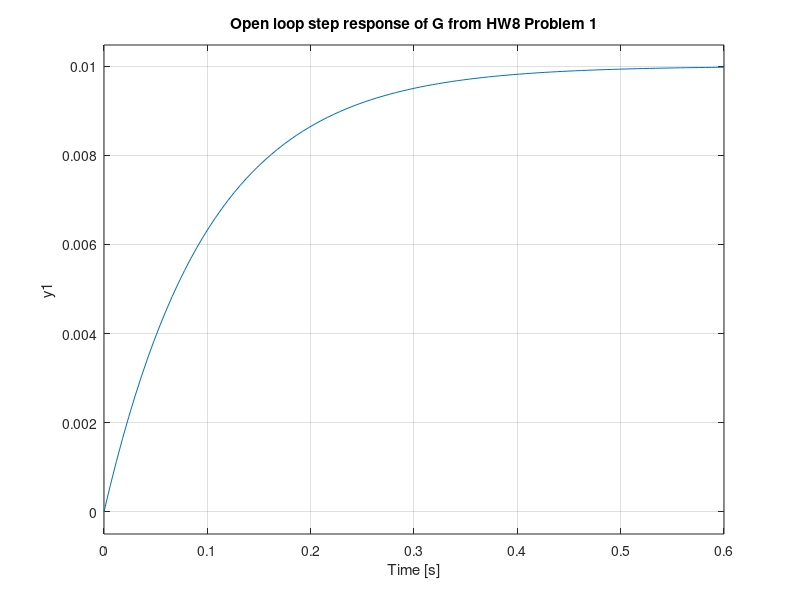

This figure's MATLAB source: (Note: this script raises an error after producing the figure.)
%% ME EN 6200 Homework 8 Ryan Dalby
%%
clear;
close all;
%% 1
disp('Problem 1:');
% c
a = 0.1;
b = 10;

% Open loop step response
G = tf(a,[1 b]);
figure;
step(G);
title('Open loop step response of G from HW8 Problem 1');
G_step_info = stepinfo(G);
fprintf('OLTF: Steady state value is %f and the settling time is %fs\n\n', G_step_info.SettlingMax, G_step_info.SettlingTime);

% d 
% 25% method
L = 0.01;
A = 0.01;
tau = 0.1;
R = A/tau;

kp = 1.2/(R*L);
Ti = 2*L;
Td = 0.5*L;
ki = kp/Ti;
kd = kp*Td;

fprintf('25 Percent Method Gains: Kp=%f, Ki=%f, and Kd=%f\n\n', kp,ki,kd);

% e
% Closed loop step response for optimum gains
cltf = tf([a*kd a*kp a*ki],[(kd*a+1) (kp*a+b) (ki*a)]);
figure;
step(cltf);
[cltf_response,~] = step(cltf);
title('Closed loop step response of G with a PID controller for HW8 Problem 1');
cltf_ss_error = 1 - cltf_response(end);
cltf_step_info = stepinfo(cltf);
fprintf('CLTF: Percent overshoot is %f, the settling time is %fs, and the steady state error is %f\n\n', cltf_step_info.Overshoot, cltf_step_info.SettlingTime, cltf_ss_error);

% f
% Improving tuning values
kp=3000;
ki=80000;
kd=8;
cltf = tf([a*kd a*kp a*ki],[(kd*a+1) (kp*a+b) (ki*a)]);

figure;
step(cltf);
title('Closed loop step response of G with a PID controller for HW8 Problem 1- Improved');
cltf_ss_error = 1 - cltf_response(end);
cltf_step_info = stepinfo(cltf);
fprintf('CLTF Improved: Percent overshoot is %f, the settling time is %fs, and the steady state error is %f\n\n\n', cltf_step_info.Overshoot, cltf_step_info.SettlingTime, cltf_ss_error);

% figure;
% opt = stepDataOptions('StepAmplitude', 0.0000000000001);
% step(cltf,opt);
% t_vals = linspace(0, 1);
% noise = 0.01 * randn(size(t_vals));
% lsim(cltf, noise, t_vals);

%% 2
disp('Problem 2:');
% c 
b = 10;
zeta = 0.707;
wn = 4; % rad/s

% Open loop step response
G = tf(1,[1 (2*zeta*wn+b) (wn^2+2*zeta*wn*b) (b*wn^2) 0]);
figure;
step(G);
title('Open loop step response of G from HW8 Problem 2');
G_step_info = stepinfo(G);
fprintf('OLTF: Steady state value is %f and the settling time is %fs\n\n', G_step_info.SettlingMax, G_step_info.SettlingTime);

% d
% Ultimate sensitivity 
kp_star = 637.1004;
opt = stepDataOptions('StepAmplitude', 0.00000001);
G_kp = tf(kp_star,[1 (2*zeta*wn+b) (wn^2+2*zeta*wn*b) (b*wn^2) kp_star]);
figure;
step(G_kp, opt);
title('Ultimate sensitivity determination, Kp* = 637.1004');
Pu = 2; % s % From inspection

% Optimum gains from Zieglaer-Nichols
kp = 1.6*kp_star;
Ti = 0.5*Pu;
Td = 0.125*Pu;
ki = kp/Ti;
kd = kp*Td;
fprintf('Ultimate Sensitivity Gains: Kp=%f, Ki=%f, and Kd=%f\n\n', kp,ki,kd);

% e
% Closed loop step response for optimum gains
cltf = tf([kd kp ki],[1 (2*zeta*wn+b) (wn^2+2*zeta*wn*b) (b*wn^2 + kd) kp ki]);
figure;
step(cltf);
[cltf_response,~] = step(cltf);
title('Closed loop step response of G with a PID controller for HW8 Problem 2');

cltf_step_info = stepinfo(cltf);
cltf_ss_error = 1 - cltf_response(end);
fprintf('CLTF: Percent overshoot is %f, the settling time is %fs, and the steady state error is %f\n\n', cltf_step_info.Overshoot, cltf_step_info.SettlingTime, cltf_ss_error);

% f
% Improving tuning values
kp=750;
ki=750;
kd=330;
cltf = tf([kd kp ki],[1 (2*zeta*wn+b) (wn^2+2*zeta*wn*b) (b*wn^2 + kd) kp ki]);

figure;
step(cltf);
title('Closed loop step response of G with a PID controller for HW8 Problem 2- Improved');
cltf_ss_error = 1 - cltf_response(end);
cltf_step_info = stepinfo(cltf);
fprintf('CLTF Improved: Percent overshoot is %f, the settling time is %fs, and the steady state error is %f\n\n\n', cltf_step_info.Overshoot, cltf_step_info.SettlingTime, cltf_ss_error);


